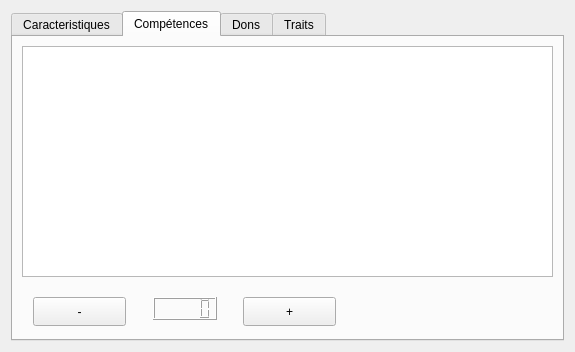
<?xml version="1.0" encoding="UTF-8"?>
<ui version="4.0">
 <class>FormCrea</class>
 <widget class="QWidget" name="FormCrea">
  <property name="geometry">
   <rect>
    <x>0</x>
    <y>0</y>
    <width>575</width>
    <height>352</height>
   </rect>
  </property>
  <property name="windowTitle">
   <string>Form</string>
  </property>
  <layout class="QVBoxLayout" name="verticalLayout">
   <item>
    <widget class="QTabWidget" name="tabWidget">
     <property name="currentIndex">
      <number>1</number>
     </property>
     <widget class="QWidget" name="tab">
      <attribute name="title">
       <string>Caracteristiques</string>
      </attribute>
      <layout class="QVBoxLayout" name="verticalLayout_2">
       <item>
        <layout class="QGridLayout" name="gridLayout">
         <property name="leftMargin">
          <number>0</number>
         </property>
         <property name="topMargin">
          <number>0</number>
         </property>
         <property name="rightMargin">
          <number>0</number>
         </property>
         <property name="bottomMargin">
          <number>0</number>
         </property>
         <item row="3" column="1">
          <widget class="QLabel" name="label_13">
           <property name="text">
            <string/>
           </property>
          </widget>
         </item>
         <item row="0" column="0">
          <widget class="QLabel" name="label_7">
           <property name="text">
            <string>Abilitées</string>
           </property>
          </widget>
         </item>
         <item row="3" column="2">
          <widget class="QLabel" name="label_18">
           <property name="text">
            <string/>
           </property>
          </widget>
         </item>
         <item row="0" column="2">
          <widget class="QLabel" name="label_2">
           <property name="text">
            <string>Modificateur</string>
           </property>
          </widget>
         </item>
         <item row="1" column="0">
          <widget class="QLabel" name="label_6">
           <property name="text">
            <string>FOR</string>
           </property>
          </widget>
         </item>
         <item row="0" column="5">
          <widget class="QLabel" name="label_5">
           <property name="text">
            <string>Mod. autre</string>
           </property>
          </widget>
         </item>
         <item row="4" column="0">
          <widget class="QLabel" name="label_9">
           <property name="text">
            <string>CON</string>
           </property>
          </widget>
         </item>
         <item row="3" column="0">
          <widget class="QLabel" name="label_8">
           <property name="text">
            <string>DEX</string>
           </property>
          </widget>
         </item>
         <item row="1" column="2">
          <widget class="QLabel" name="label_17">
           <property name="text">
            <string/>
           </property>
          </widget>
         </item>
         <item row="4" column="1">
          <widget class="QLabel" name="label_14">
           <property name="text">
            <string/>
           </property>
          </widget>
         </item>
         <item row="0" column="4">
          <widget class="QLabel" name="label_4">
           <property name="text">
            <string>Mod. de race</string>
           </property>
          </widget>
         </item>
         <item row="6" column="4">
          <widget class="QLabel" name="label_27">
           <property name="text">
            <string/>
           </property>
          </widget>
         </item>
         <item row="6" column="5">
          <widget class="QLabel" name="label_28">
           <property name="text">
            <string/>
           </property>
          </widget>
         </item>
         <item row="5" column="4">
          <widget class="QLabel" name="label_29">
           <property name="text">
            <string/>
           </property>
          </widget>
         </item>
         <item row="4" column="3">
          <widget class="QSpinBox" name="spinBox_3"/>
         </item>
         <item row="5" column="2">
          <widget class="QLabel" name="label_20">
           <property name="text">
            <string/>
           </property>
          </widget>
         </item>
         <item row="6" column="2">
          <widget class="QLabel" name="label_21">
           <property name="text">
            <string/>
           </property>
          </widget>
         </item>
         <item row="3" column="3">
          <widget class="QSpinBox" name="spinBox_2"/>
         </item>
         <item row="7" column="0">
          <widget class="QLabel" name="label_22">
           <property name="text">
            <string>CHA</string>
           </property>
          </widget>
         </item>
         <item row="5" column="3">
          <widget class="QSpinBox" name="spinBox_4"/>
         </item>
         <item row="6" column="0">
          <widget class="QLabel" name="label_11">
           <property name="text">
            <string>SAG</string>
           </property>
          </widget>
         </item>
         <item row="6" column="1">
          <widget class="QLabel" name="label_16">
           <property name="text">
            <string/>
           </property>
          </widget>
         </item>
         <item row="7" column="3">
          <widget class="QSpinBox" name="spinBox_6"/>
         </item>
         <item row="6" column="3">
          <widget class="QSpinBox" name="spinBox_5"/>
         </item>
         <item row="5" column="1">
          <widget class="QLabel" name="label_15">
           <property name="text">
            <string/>
           </property>
          </widget>
         </item>
         <item row="4" column="2">
          <widget class="QLabel" name="label_19">
           <property name="text">
            <string/>
           </property>
          </widget>
         </item>
         <item row="3" column="4">
          <widget class="QLabel" name="label_33">
           <property name="text">
            <string/>
           </property>
          </widget>
         </item>
         <item row="7" column="1">
          <widget class="QLabel" name="label_23">
           <property name="text">
            <string/>
           </property>
          </widget>
         </item>
         <item row="3" column="5">
          <widget class="QLabel" name="label_34">
           <property name="text">
            <string/>
           </property>
          </widget>
         </item>
         <item row="4" column="4">
          <widget class="QLabel" name="label_31">
           <property name="text">
            <string/>
           </property>
          </widget>
         </item>
         <item row="0" column="3">
          <widget class="QLabel" name="label_3">
           <property name="text">
            <string>Score</string>
           </property>
          </widget>
         </item>
         <item row="5" column="5">
          <widget class="QLabel" name="label_30">
           <property name="text">
            <string/>
           </property>
          </widget>
         </item>
         <item row="1" column="4">
          <widget class="QLabel" name="label_35">
           <property name="text">
            <string/>
           </property>
          </widget>
         </item>
         <item row="4" column="5">
          <widget class="QLabel" name="label_32">
           <property name="text">
            <string/>
           </property>
          </widget>
         </item>
         <item row="7" column="4">
          <widget class="QLabel" name="label_25">
           <property name="text">
            <string/>
           </property>
          </widget>
         </item>
         <item row="7" column="5">
          <widget class="QLabel" name="label_26">
           <property name="text">
            <string/>
           </property>
          </widget>
         </item>
         <item row="1" column="1">
          <widget class="QLabel" name="label_12">
           <property name="text">
            <string/>
           </property>
          </widget>
         </item>
         <item row="5" column="0">
          <widget class="QLabel" name="label_10">
           <property name="text">
            <string>INT</string>
           </property>
          </widget>
         </item>
         <item row="0" column="1">
          <widget class="QLabel" name="label">
           <property name="text">
            <string>Score final</string>
           </property>
          </widget>
         </item>
         <item row="1" column="5">
          <widget class="QLabel" name="label_36">
           <property name="text">
            <string/>
           </property>
          </widget>
         </item>
         <item row="7" column="2">
          <widget class="QLabel" name="label_24">
           <property name="text">
            <string/>
           </property>
          </widget>
         </item>
         <item row="1" column="3">
          <widget class="QSpinBox" name="spinBox"/>
         </item>
        </layout>
       </item>
      </layout>
     </widget>
     <widget class="QWidget" name="tab_2">
      <attribute name="title">
       <string>Compétences</string>
      </attribute>
      <widget class="QTableView" name="tableView">
       <property name="geometry">
        <rect>
         <x>9</x>
         <y>9</y>
         <width>531</width>
         <height>231</height>
        </rect>
       </property>
      </widget>
      <widget class="QPushButton" name="pushButton">
       <property name="geometry">
        <rect>
         <x>20</x>
         <y>260</y>
         <width>93</width>
         <height>29</height>
        </rect>
       </property>
       <property name="text">
        <string>-</string>
       </property>
      </widget>
      <widget class="QPushButton" name="pushButton_2">
       <property name="geometry">
        <rect>
         <x>230</x>
         <y>260</y>
         <width>93</width>
         <height>29</height>
        </rect>
       </property>
       <property name="text">
        <string>+</string>
       </property>
      </widget>
      <widget class="QLCDNumber" name="lcdNumber">
       <property name="geometry">
        <rect>
         <x>140</x>
         <y>260</y>
         <width>64</width>
         <height>23</height>
        </rect>
       </property>
      </widget>
     </widget>
     <widget class="QWidget" name="tab_3">
      <attribute name="title">
       <string>Dons</string>
      </attribute>
     </widget>
     <widget class="QWidget" name="tab_4">
      <attribute name="title">
       <string>Traits</string>
      </attribute>
     </widget>
    </widget>
   </item>
  </layout>
 </widget>
 <resources/>
 <connections>
  <connection>
   <sender>spinBox</sender>
   <signal>valueChanged(int)</signal>
   <receiver>FormCrea</receiver>
   <slot>modifFor(int)</slot>
   <hints>
    <hint type="sourcelabel">
     <x>343</x>
     <y>134</y>
    </hint>
    <hint type="destinationlabel">
     <x>358</x>
     <y>5</y>
    </hint>
   </hints>
  </connection>
  <connection>
   <sender>spinBox_2</sender>
   <signal>valueChanged(int)</signal>
   <receiver>FormCrea</receiver>
   <slot>modifDex(int)</slot>
   <hints>
    <hint type="sourcelabel">
     <x>317</x>
     <y>164</y>
    </hint>
    <hint type="destinationlabel">
     <x>322</x>
     <y>7</y>
    </hint>
   </hints>
  </connection>
  <connection>
   <sender>spinBox_3</sender>
   <signal>valueChanged(int)</signal>
   <receiver>FormCrea</receiver>
   <slot>modifCon(int)</slot>
   <hints>
    <hint type="sourcelabel">
     <x>299</x>
     <y>212</y>
    </hint>
    <hint type="destinationlabel">
     <x>299</x>
     <y>6</y>
    </hint>
   </hints>
  </connection>
  <connection>
   <sender>spinBox_4</sender>
   <signal>valueChanged(int)</signal>
   <receiver>FormCrea</receiver>
   <slot>modifInt(int)</slot>
   <hints>
    <hint type="sourcelabel">
     <x>360</x>
     <y>251</y>
    </hint>
    <hint type="destinationlabel">
     <x>469</x>
     <y>5</y>
    </hint>
   </hints>
  </connection>
  <connection>
   <sender>spinBox_5</sender>
   <signal>valueChanged(int)</signal>
   <receiver>FormCrea</receiver>
   <slot>modifSag(int)</slot>
   <hints>
    <hint type="sourcelabel">
     <x>336</x>
     <y>279</y>
    </hint>
    <hint type="destinationlabel">
     <x>267</x>
     <y>4</y>
    </hint>
   </hints>
  </connection>
  <connection>
   <sender>spinBox_6</sender>
   <signal>valueChanged(int)</signal>
   <receiver>FormCrea</receiver>
   <slot>modifCha(int)</slot>
   <hints>
    <hint type="sourcelabel">
     <x>322</x>
     <y>319</y>
    </hint>
    <hint type="destinationlabel">
     <x>161</x>
     <y>4</y>
    </hint>
   </hints>
  </connection>
  <connection>
   <sender>spinBox</sender>
   <signal>valueChanged(int)</signal>
   <receiver>FormCrea</receiver>
   <slot>modifModFor(int)</slot>
   <hints>
    <hint type="sourcelabel">
     <x>330</x>
     <y>130</y>
    </hint>
    <hint type="destinationlabel">
     <x>287</x>
     <y>175</y>
    </hint>
   </hints>
  </connection>
  <connection>
   <sender>spinBox_2</sender>
   <signal>valueChanged(int)</signal>
   <receiver>FormCrea</receiver>
   <slot>modifModDex(int)</slot>
   <hints>
    <hint type="sourcelabel">
     <x>330</x>
     <y>167</y>
    </hint>
    <hint type="destinationlabel">
     <x>287</x>
     <y>175</y>
    </hint>
   </hints>
  </connection>
  <connection>
   <sender>spinBox_3</sender>
   <signal>valueChanged(int)</signal>
   <receiver>FormCrea</receiver>
   <slot>modifModCon(int)</slot>
   <hints>
    <hint type="sourcelabel">
     <x>330</x>
     <y>204</y>
    </hint>
    <hint type="destinationlabel">
     <x>287</x>
     <y>175</y>
    </hint>
   </hints>
  </connection>
  <connection>
   <sender>spinBox_4</sender>
   <signal>valueChanged(int)</signal>
   <receiver>FormCrea</receiver>
   <slot>modifModInt(int)</slot>
   <hints>
    <hint type="sourcelabel">
     <x>330</x>
     <y>241</y>
    </hint>
    <hint type="destinationlabel">
     <x>287</x>
     <y>175</y>
    </hint>
   </hints>
  </connection>
  <connection>
   <sender>spinBox_5</sender>
   <signal>valueChanged(int)</signal>
   <receiver>FormCrea</receiver>
   <slot>modifModSag(int)</slot>
   <hints>
    <hint type="sourcelabel">
     <x>330</x>
     <y>278</y>
    </hint>
    <hint type="destinationlabel">
     <x>287</x>
     <y>175</y>
    </hint>
   </hints>
  </connection>
  <connection>
   <sender>spinBox_6</sender>
   <signal>valueChanged(int)</signal>
   <receiver>FormCrea</receiver>
   <slot>modifModCha(int)</slot>
   <hints>
    <hint type="sourcelabel">
     <x>330</x>
     <y>315</y>
    </hint>
    <hint type="destinationlabel">
     <x>287</x>
     <y>175</y>
    </hint>
   </hints>
  </connection>
 </connections>
 <slots>
  <slot>modifFor(int)</slot>
  <slot>modifDex(int)</slot>
  <slot>modifCon(int)</slot>
  <slot>modifInt(int)</slot>
  <slot>modifSag(int)</slot>
  <slot>modifCha(int)</slot>
  <slot>modifModFor(int)</slot>
  <slot>modifModDex(int)</slot>
  <slot>modifModCon(int)</slot>
  <slot>modifModInt(int)</slot>
  <slot>modifModSag(int)</slot>
  <slot>modifModCha(int)</slot>
 </slots>
</ui>
